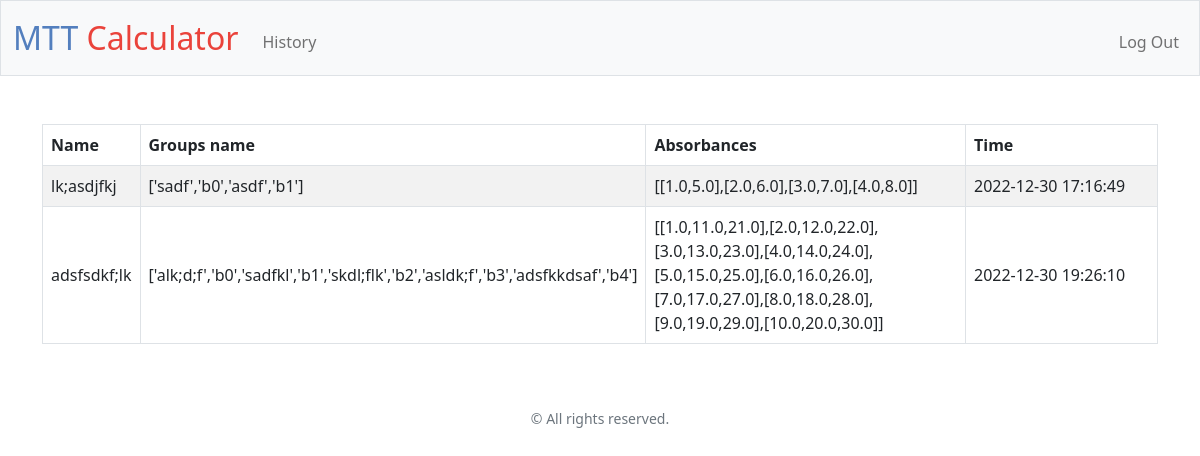
Screenshot of /history (signed in) with the database file from the repository.
### tables this page shows
CREATE TABLE history (id INTEGER PRIMARY KEY AUTOINCREMENT NOT NULL, user_id INTEGER NOT NULL, name TEXT NOT NULL, num_groups INTEGER NOT NULL, num_repeats INTEGER NOT NULL, name_groups TEXT NOT NULL, _values TEXT NOT NULL, timestamp TEXT NOT NULL, FOREIGN KEY(user_id) REFERENCES users(id));

### app.py (the view)
@login_required
@app.route("/history")
def history():
    history = db.execute("SELECT * FROM history WHERE user_id == ?", session["user_id"])
    return render_template("history.html", history=history)

### app.py (called while the page is built)
@app.after_request
def after_request(response: Response) -> Response:
    response.headers["Cache-Control"] = "no-cache, no-store, must-revalidate"
    response.headers["Expires"] = 0
    response.headers["Pragma"] = "no-cache"
    return response

### templates/history.html (shortened to what this page needs)
{% extends "layout.html" %}
{% block main %}
    <div class="table-responsive">
        <table class="table align-middle table-striped table-bordered">
            <thead>
                <tr>
                    <th class="text-start">Name</th>
                    <th class="text-start">Groups name</th>
                    <th class="text-start">Absorbances</th>
                    <th class="text-start">Time</th>
                </tr>
            </thead>
            <tbody>
                {% if history %}
                    {% for row in history %}
                        <tr>
                            <td class="text-start">{{ row.name }}</td>
                            <td class="text-start">{{ row.name_groups }}</td>
                            <td class="text-start">{{ row._values }}</td>
                            <td class="text-start" style="width: 12rem !important">{{ row.timestamp }}</td>
                        </tr>
                    {% endfor %}
                {% endif %}
            </tbody>
        </table>
    </div>
{% endblock %}

### rows the page displays
history: name "lk;asdjfkj", name_groups "['sadf','b0','asdf','b1']", _values "[[1.0,5.0],[2.0,6.0],[3.0,7.0],[4.0,8.0]]", timestamp "2022-12-30 17:16:49"
history: name "adsfsdkf;lk", name_groups "['alk;d;f','b0','sadfkl','b1','skdl;flk','b2','asldk;f','b3','adsfkkdsaf','b4']", _values "[[1.0,11.0,21.0],[2.0,12.0,22.0],[3.0,13.0,23.0],[4.0,14.0,24.0],[5.0,15.0,25.0],[6.0,16.0,26.0],[7.0,17.0,27.0],[8.0,18.0,28.0],[9.0,19.0,29.0],[10.0,20.0,30.0]]", timestamp "2022-12-30 19:26:10"
